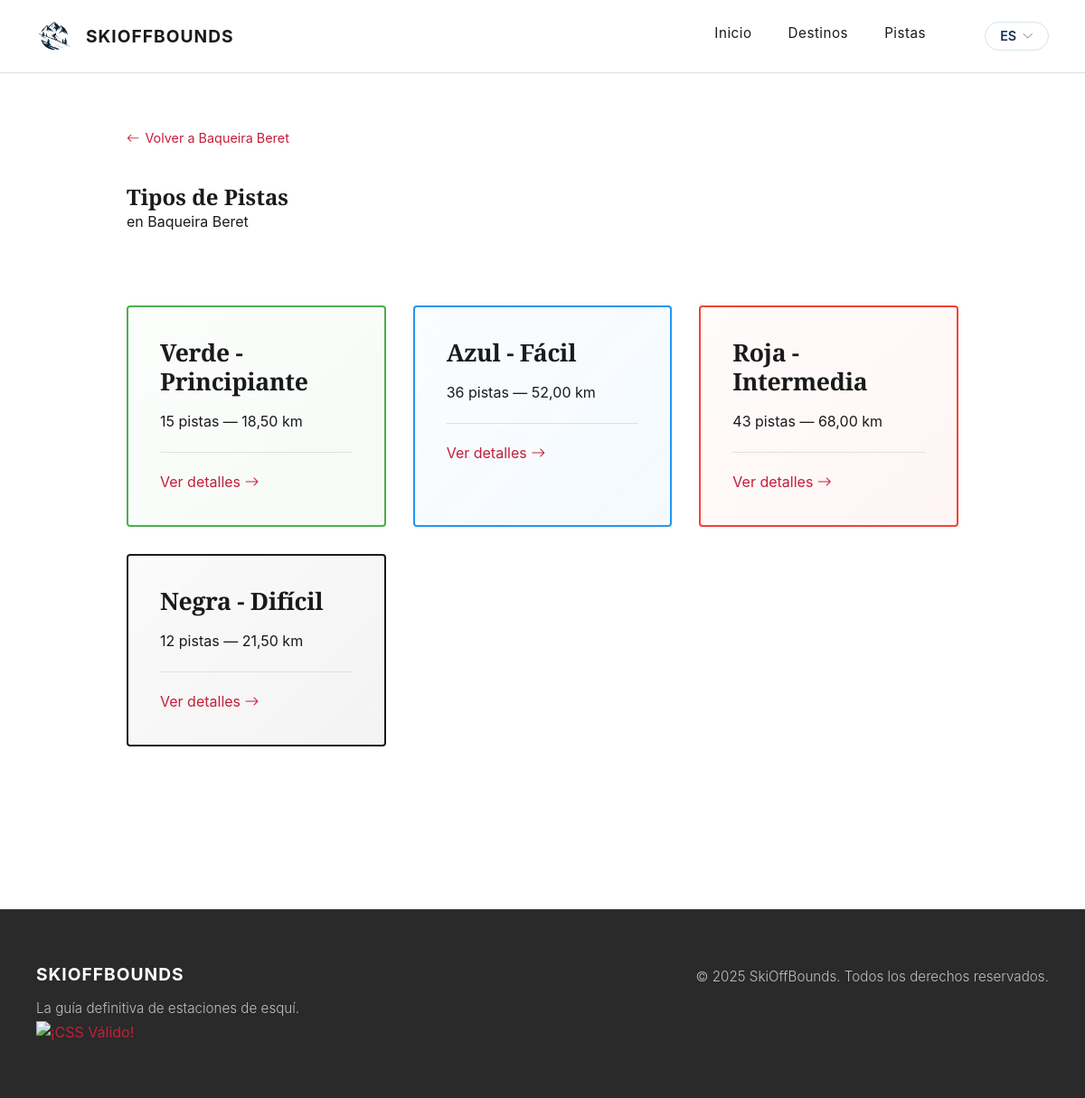
/es/home/estaciones/1/pistas/, run on the app's committed database.
### app/models.py (models this page shows, shortened)
class Estacion(models.Model):
    localizacion = models.ForeignKey(
        Localizacion,
        on_delete=models.PROTECT,
        related_name='estaciones',
        help_text=_("Región donde se encuentra la estación"),
        verbose_name=_("Localización")
    )
    tipos_pista = models.ManyToManyField(
        TipoPista,
        through='PistaEstacion',
        related_name='estaciones',
        help_text=_("Tipos de pistas disponibles"),
        verbose_name=_("Tipos de pista")
    )
    nombre = models.CharField(
        max_length=100,
        unique=True,
        help_text=_("Ej: Baqueira Beret, Formigal"),
        verbose_name=_("Nombre")
    )
    descripcion = models.TextField(blank=True, null=True, verbose_name=_("Descripción"))
    latitud = models.DecimalField(
        max_digits=9,
        decimal_places=6,
        help_text=_("Latitud en formato decimal"),
        verbose_name=_("Latitud")
    )
    longitud = models.DecimalField(
        max_digits=9,
        decimal_places=6,
        help_text=_("Longitud en formato decimal"),
        verbose_name=_("Longitud")
    )
    km_pistas_totales = models.DecimalField(
        max_digits=6,
        decimal_places=2,
        validators=[MinValueValidator(0)],
        help_text=_("Kilómetros totales de pistas"),
        verbose_name=_("Km de pistas totales")
    )
    altitud_minima = models.IntegerField(
        validators=[MinValueValidator(0)],
        help_text=_("Altitud mínima en metros"),
        verbose_name=_("Altitud mínima")
    )
    altitud_maxima = models.IntegerField(
        validators=[MinValueValidator(0)],
        help_text=_("Altitud máxima en metros"),
        verbose_name=_("Altitud máxima")
    )
    numero_remontes = models.IntegerField(
        default=0,
        validators=[MinValueValidator(0)],
        help_text=_("Número total de remontes mecánicos"),
        verbose_name=_("Número de remontes")
    )
    telefono = models.CharField(max_length=20, blank=True, null=True, verbose_name=_("Teléfono"))
    web = models.URLField(blank=True, null=True, verbose_name=_("Sitio Web"))
    imagen_portada = models.ImageField(
        upload_to='portadas/',
        blank=True,
        help_text=_('Imagen Principal'),
        null=True,
        verbose_name=_("Imagen de portada")
    )
    fecha_creacion = models.DateTimeField(auto_now_add=True, verbose_name=_("Fecha de creación"))
    fecha_actualizacion = models.DateTimeField(auto_now=True, verbose_name=_("Última actualización"))
    class Meta:
        verbose_name = _("Estación")
        verbose_name_plural = _("Estaciones")
        ordering = ['-km_pistas_totales']

class PistaEstacion(models.Model):
    estacion = models.ForeignKey(
        Estacion,
        on_delete=models.CASCADE,
        related_name='pistas_detalle',
        verbose_name=_("Estación")
    )
    tipo_pista = models.ForeignKey(
        TipoPista,
        on_delete=models.CASCADE,
        related_name='pistas_detalle',
        verbose_name=_("Tipo de pista")
    )
    cantidad = models.IntegerField(
        default=0,
        validators=[MinValueValidator(0)],
        help_text=_("Número de pistas de este tipo"),
        verbose_name=_("Cantidad")
    )
    km_totales = models.DecimalField(
        max_digits=6,
        decimal_places=2,
        default=0,
        validators=[MinValueValidator(0)],
        help_text=_("Kilómetros totales de este tipo de pista"),
        verbose_name=_("Km totales")
    )
    class Meta:
        verbose_name = _("Pista por Estación")
        verbose_name_plural = _("Pistas por Estación")
        unique_together = ['estacion', 'tipo_pista']
        ordering = ['tipo_pista__nivel_dificultad']

class TipoPista(models.Model):
    COLORES = [
        ('verde', _('Verde - Principiante')),
        ('azul', _('Azul - Fácil')),
        ('roja', _('Roja - Intermedia')),
        ('negra', _('Negra - Difícil')),
    ]
    nombre = models.CharField(
        max_length=20,
        choices=COLORES,
        unique=True,
        verbose_name=_("Color / Tipo")
    )
    descripcion = models.TextField(
        blank=True,
        null=True,
        help_text=_("Características y nivel de dificultad"),
        verbose_name=_("Descripción")
    )
    nivel_dificultad = models.IntegerField(
        default=1,
        validators=[MinValueValidator(1), MaxValueValidator(5)],
        help_text=_("Nivel de dificultad del 1 (más fácil) al 5 (más difícil)"),
        verbose_name=_("Nivel de dificultad")
    )
    class Meta:
        verbose_name = _("Tipo de Pista")
        verbose_name_plural = _("Tipos de Pista")
        ordering = ['nivel_dificultad']

### app/views.py (the view)
# urls.py: path('estaciones/<int:estacion_id>/pistas/', views.index_pistas_por_estacion, name='estacion_pistas'),
def index_pistas_por_estacion(request, estacion_id):
    estacion = get_object_or_404(Estacion, pk=estacion_id)
    pistas = estacion.pistas_detalle.all()
    context = {'estacion': estacion, 'pistas': pistas}
    return render(request, 'pistas_estacion.html', context)

### app/templates/pistas_estacion.html (shortened to what this page needs)
{% extends "base.html" %}
{% load i18n %}
{% block contenido %}
<section class="detail-section">
    <div class="detail-container">
        <div class="breadcrumb">
            <a href="{% url 'skioffbounds:estacion_detalle' estacion.id %}" class="breadcrumb-link">
                <i class="bi bi-arrow-left"></i> {% trans "Volver a" %} {{ estacion.nombre }}
            </a>
        </div>
        <div class="section-header">
            <h2 class="section-title">{% trans "Tipos de Pistas" %}</h2>
            <p class="section-subtitle">{% trans "en" %} {{ estacion.nombre }}</p>
        </div>
        {% if pistas %}
        <div class="cards-grid">
            {% for p in pistas %}
            <article class="tipo-card pista-{{ p.tipo_pista.nombre|lower }}">
                <div class="tipo-header">
                    <h3 class="tipo-title">{{ p.tipo_pista.get_nombre_display }}</h3>
                    <div class="tipo-stats">
                        <span class="stat-badge">{{ p.cantidad }} {% trans "pistas" %} — {{ p.km_totales }} km</span>
                    </div>
                </div>
                <div class="tipo-body">
                    <a href="{% url 'skioffbounds:tipo_pista_detalle' p.tipo_pista.id %}" class="tipo-link">
                        {% trans "Ver detalles" %} <i class="bi bi-arrow-right"></i>
                    </a>
                </div>
            </article>
            {% endfor %}
        </div>
        {% else %}
        <div class="empty-state">
            <div class="empty-icon"><i class="bi bi-flag"></i></div>
            <h3>{% trans "No hay pistas registradas" %}</h3>
            <p>{{ estacion.nombre }} {% trans "aún no tiene tipos de pistas registrados." %}</p>
        </div>
        {% endif %}
    </div>
</section>
{% endblock %}

### app/static/css/base/typography.css (style rules this page uses)
h1, h2, h3, h4, h5, h6 { line-height: 1.2; }
.hero-title, .detail-title, .listing-title, .section-title, .card-title, .stat-value { font-family: 'Playfair Display', serif; font-weight: 700; }
a { color: var(--accent); text-decoration: none; transition: color 0.3s ease; }

### app/static/css/base/layout.css (style rules this page uses)
section { padding: 60px 0; }
section.listing-section, section.detail-section { min-height: calc(100vh - 300px); }

### app/static/css/components/cards.css (style rules this page uses)
.cards-grid { display: grid; grid-template-columns: repeat(auto-fit, minmax(300px, 1fr)); gap: 40px; margin-top: 60px; }

### app/static/css/pages/detail.css (style rules this page uses)
.detail-section { padding: 60px 0; }
.detail-container { max-width: 1000px; margin: 0 auto; padding: 0 40px; }
.breadcrumb { display: flex; align-items: center; gap: 10px; margin-bottom: 40px; font-size: 0.9rem; color: var(--text-secondary); }
.breadcrumb-link { color: var(--accent); text-decoration: none; transition: color 0.3s ease; display: flex; align-items: center; gap: 6px; }

### app/static/css/pages/listing.css (style rules this page uses)
.tipo-card { background: var(--white); border-radius: 4px; overflow: hidden; border: 2px solid; transition: all 0.4s cubic-bezier(0.25, 0.46, 0.45, 0.94); display: flex; flex-direction: column; padding: 35px; position: relative; }
.tipo-card.pista-verde { border-color: #4CAF50; background: linear-gradient(135deg, rgba(76, 175, 80, 0.02), rgba(76, 175, 80, 0.05)); }
.tipo-card.pista-azul { border-color: #2196F3; background: linear-gradient(135deg, rgba(33, 150, 243, 0.02), rgba(33, 150, 243, 0.05)); }
.tipo-card.pista-roja { border-color: #F44336; background: linear-gradient(135deg, rgba(244, 67, 54, 0.02), rgba(244, 67, 54, 0.05)); }
.tipo-card.pista-negra { border-color: #1a1a1a; background: linear-gradient(135deg, rgba(26, 26, 26, 0.02), rgba(26, 26, 26, 0.05)); }
.tipo-header { margin-bottom: 20px; padding-bottom: 20px; border-bottom: 1px solid #e0e0e0; }
.tipo-title { font-family: 'Playfair Display', serif; font-size: 1.66rem; font-weight: 700; margin-bottom: 15px; letter-spacing: -0.3px; color: var(--text-primary); }
.cards-grid { display: grid; grid-template-columns: repeat(auto-fill, minmax(280px, 1fr)); gap: 30px; padding: 20px 0; }

### data on the page
Estacion: nombre "Baqueira Beret"
PistaEstacion: tipo_pista.nombre "Verde - Principiante", cantidad "15", km_totales "18,50"
PistaEstacion: tipo_pista.nombre "Azul - Fácil", cantidad "36", km_totales "52,00"
PistaEstacion: tipo_pista.nombre "Roja - Intermedia", cantidad "43", km_totales "68,00"
PistaEstacion: tipo_pista.nombre "Negra - Difícil", cantidad "12", km_totales "21,50"

### other printed values
{{ LANGUAGE_CODE|upper }} "ES"
